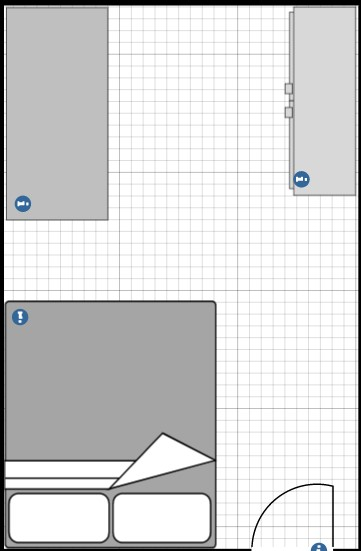
#> input picture maptoscale.jpg, 361 x 551 px, found by its file name
$ python historical_heatmap.py
#> lines starting #> are read from the running program, lines starting #| are printed output that depends on the picture
import csv
import math
import numpy as np
import cv2
import cv2
import os
import sys
import json

# Read config file
f = open("C:\\Users\\wille\\Desktop\\python\\configHistory.json")
#> (reads configHistory.json from the repository)
data = json.load(f)
# Read room size
roomWidth = data['Room width']
roomLength = data['Room length']
# Read diameter person
diameterPerson = data['Width person(pixels)']

# Create array for heatmap and resize
heatmapArray = [0] * (roomLength * roomWidth)
heatmapArray = np.asarray(heatmapArray)
heatmapArray = heatmapArray.reshape(roomLength, roomWidth)

# location of heatmaps
path = "C:/Users/wille/Desktop/python/historic_data"

# location of map
imgMap = cv2.imread("C:\\Users\\wille\\Desktop\\python\\maptoscale.jpg")
#> imgMap is the input picture: shape (551, 361, 3); mean B, G, R 213.1, 213, 212.8
filelist = []

for root, dirs, files in os.walk(path):
    # get the names of all files
	for file in files:
        #append the file name to the list
		filelist.append(os.path.join(root,file))

for name in filelist:
    # go through every file
    with open(name) as csv_file:
        # read in file
            csv_reader = csv.reader(csv_file, delimiter=',')
            #  only if there is something on a row
            for row in csv_reader:
                if row:
                    # get coordinates
                    a = int(row[0])
                    b = int(row[1])
                    radiusPerson = round(diameterPerson / 2)
                    # place radius around person
                    for x in range (a - radiusPerson, a + radiusPerson):
                        for y in range (b - radiusPerson, b + radiusPerson):
                            heatmapArray[roomLength - y][x] += 1

# find min value, subtract this from all values
minValue = math.floor(np.amin(heatmapArray))
maxValue = math.ceil(np.amax(heatmapArray))
heatmapComplete = heatmapArray - minValue

# Now scaled to 0 - 255
heatmapComplete = heatmapComplete * 255 / (maxValue - minValue)

# apply colormap
imgAGray = heatmapComplete.astype(np.uint8)
imgA = cv2.applyColorMap(imgAGray, cv2.COLORMAP_JET)

# resize map to size of heatmap
imgMap = cv2.resize(imgMap, (roomWidth, roomLength))
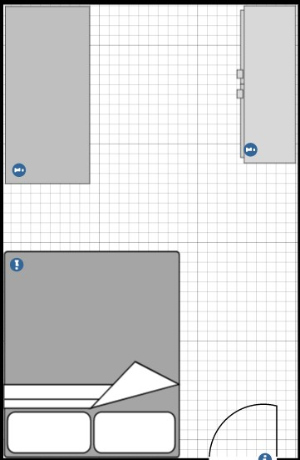
#> imgMap: shape (460, 300, 3); mean B, G, R 213, 212.9, 212.7

# blend both images
dst = cv2.addWeighted(imgMap, 0.25, imgA, 0.75, 0)
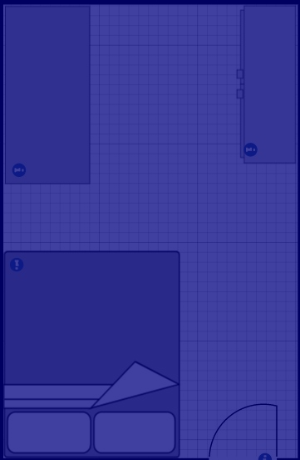
#> dst: shape (460, 300, 3); mean B, G, R 149.4, 53.3, 53.3

#display heatmap over map
cv2.imshow('Historic heatmap', dst)

cv2.waitKey(0)
